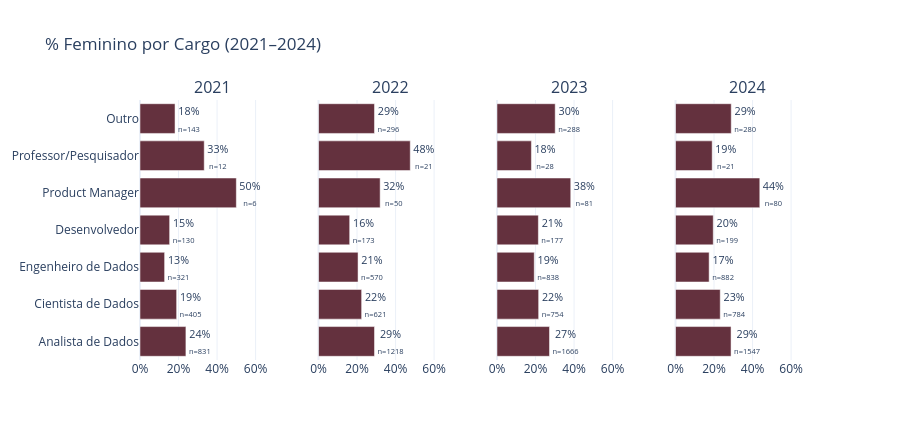

Write notebook code for a chart like this one.
### Markdown cell above
### 2.3 — Cargo por gênero

### Code cell
CARGO_ORDEM = [
    'Analista de Dados', 'Cientista de Dados', 'Engenheiro de Dados',
    'Desenvolvedor', 'Product Manager', 'Professor/Pesquisador', 'Outro',
]

fig = subplots_pct_fem(
    df, 'cargo', CARGO_ORDEM,
    '% Feminino por Cargo (2021–2024)',
    height=440,
)
fig.show()

#PERCENTUAL SOBREPOSTO NA BARRA E N MANTEM FORA OBS, ATENTAR P COR (NUMERO BRANCO COM CONTRASTE)

### Figure 1 — Plotly figure (JSON) as saved in the notebook; plotly's stock layout.template omitted (floating-point values rounded to 4 significant figures)
{"data": [{"marker": {"color": "#64313E"}, "orientation": "h", "showlegend": false, "text": ["24%<br><sub>n=831</sub>", "19%<br><sub>n=405</sub>", "13%<br><sub>n=321</sub>", "15%<br><sub>n=130</sub>", "50%<br><sub>n=6</sub>", "33%<br><sub>n=12</sub>", "18%<br><sub>n=143</sub>"], "textposition": "outside", "type": "bar", "x": [23.83, 19.01, 12.77, 15.38, 50, 33.33, 18.18], "xaxis": "x", "y": ["Analista de Dados", "Cientista de Dados", "Engenheiro de Dados", "Desenvolvedor", "Product Manager", "Professor/Pesquisador", "Outro"], "yaxis": "y"}, {"marker": {"color": "#64313E"}, "orientation": "h", "showlegend": false, "text": ["29%<br><sub>n=1218</sub>", "22%<br><sub>n=621</sub>", "21%<br><sub>n=570</sub>", "16%<br><sub>n=173</sub>", "32%<br><sub>n=50</sub>", "48%<br><sub>n=21</sub>", "29%<br><sub>n=296</sub>"], "textposition": "outside", "type": "bar", "x": [29.06, 22.38, 20.53, 16.18, 32, 47.62, 29.05], "xaxis": "x2", "y": ["Analista de Dados", "Cientista de Dados", "Engenheiro de Dados", "Desenvolvedor", "Product Manager", "Professor/Pesquisador", "Outro"], "yaxis": "y2"}, {"marker": {"color": "#64313E"}, "orientation": "h", "showlegend": false, "text": ["27%<br><sub>n=1666</sub>", "22%<br><sub>n=754</sub>", "19%<br><sub>n=838</sub>", "21%<br><sub>n=177</sub>", "38%<br><sub>n=81</sub>", "18%<br><sub>n=28</sub>", "30%<br><sub>n=288</sub>"], "textposition": "outside", "type": "bar", "x": [27.25, 21.62, 19.33, 21.47, 38.27, 17.86, 30.21], "xaxis": "x3", "y": ["Analista de Dados", "Cientista de Dados", "Engenheiro de Dados", "Desenvolvedor", "Product Manager", "Professor/Pesquisador", "Outro"], "yaxis": "y3"}, {"marker": {"color": "#64313E"}, "orientation": "h", "showlegend": false, "text": ["29%<br><sub>n=1547</sub>", "23%<br><sub>n=784</sub>", "17%<br><sub>n=882</sub>", "20%<br><sub>n=199</sub>", "44%<br><sub>n=80</sub>", "19%<br><sub>n=21</sub>", "29%<br><sub>n=280</sub>"], "textposition": "outside", "type": "bar", "x": [28.83, 23.21, 17.46, 19.6, 43.75, 19.05, 28.93], "xaxis": "x4", "y": ["Analista de Dados", "Cientista de Dados", "Engenheiro de Dados", "Desenvolvedor", "Product Manager", "Professor/Pesquisador", "Outro"], "yaxis": "y4"}], "layout": {"annotations": [{"font": {"size": 16}, "showarrow": false, "text": "2021", "x": 0.1062, "xanchor": "center", "xref": "paper", "y": 1, "yanchor": "bottom", "yref": "paper"}, {"font": {"size": 16}, "showarrow": false, "text": "2022", "x": 0.3688, "xanchor": "center", "xref": "paper", "y": 1, "yanchor": "bottom", "yref": "paper"}, {"font": {"size": 16}, "showarrow": false, "text": "2023", "x": 0.6313, "xanchor": "center", "xref": "paper", "y": 1, "yanchor": "bottom", "yref": "paper"}, {"font": {"size": 16}, "showarrow": false, "text": "2024", "x": 0.8938, "xanchor": "center", "xref": "paper", "y": 1, "yanchor": "bottom", "yref": "paper"}], "height": 440, "legend": {"orientation": "h", "x": 1, "xanchor": "right", "y": 1.02}, "title": {"text": "% Feminino por Cargo (2021–2024)"}, "xaxis": {"anchor": "y", "domain": [0, 0.2125], "range": [0, 75], "ticksuffix": "%"}, "xaxis2": {"anchor": "y2", "domain": [0.2625, 0.475], "range": [0, 75], "ticksuffix": "%"}, "xaxis3": {"anchor": "y3", "domain": [0.525, 0.7375], "range": [0, 75], "ticksuffix": "%"}, "xaxis4": {"anchor": "y4", "domain": [0.7875, 1], "range": [0, 75], "ticksuffix": "%"}, "yaxis": {"anchor": "x", "domain": [0, 1]}, "yaxis2": {"anchor": "x2", "domain": [0, 1], "matches": "y", "showticklabels": false}, "yaxis3": {"anchor": "x3", "domain": [0, 1], "matches": "y", "showticklabels": false}, "yaxis4": {"anchor": "x4", "domain": [0, 1], "matches": "y", "showticklabels": false}}}
